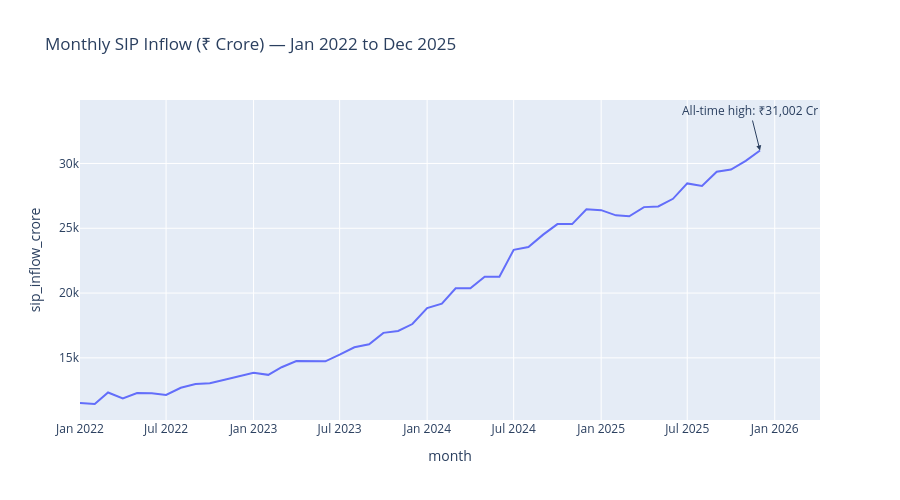

This figure's notebook cell:
### Code cell
sip["month"] = pd.to_datetime(sip["month"])
sip_sorted = sip.sort_values("month")

fig = px.line(
    sip_sorted,
    x="month",
    y="sip_inflow_crore",
    title="Monthly SIP Inflow (₹ Crore) — Jan 2022 to Dec 2025"
)

max_row = sip_sorted.loc[sip_sorted["sip_inflow_crore"].idxmax()]
fig.add_annotation(
    x=max_row["month"], y=max_row["sip_inflow_crore"],
    text=f"All-time high: ₹{max_row['sip_inflow_crore']:,.0f} Cr",
    showarrow=True, arrowhead=2, ay=-40
)

fig.update_layout(height=500)
fig.write_image("../sip_inflow_trend.png")
fig.show()

print("Actual peak:", max_row["month"], "-", max_row["sip_inflow_crore"])

### Figure 1 — Plotly figure (JSON) as saved in the notebook; plotly's stock layout.template omitted (floating-point values rounded to 4 significant figures)
{"data": [{"hovertemplate": "month=%{x}<br>sip_inflow_crore=%{y}<extra></extra>", "legendgroup": "", "line": {"color": "#636efa", "dash": "solid"}, "marker": {"symbol": "circle"}, "mode": "lines", "name": "", "orientation": "v", "showlegend": false, "type": "scatter", "x": ["2022-01-01T00:00:00.000000", "2022-02-01T00:00:00.000000", "2022-03-01T00:00:00.000000", "2022-04-01T00:00:00.000000", "2022-05-01T00:00:00.000000", "2022-06-01T00:00:00.000000", "2022-07-01T00:00:00.000000", "2022-08-01T00:00:00.000000", "2022-09-01T00:00:00.000000", "2022-10-01T00:00:00.000000", "2022-11-01T00:00:00.000000", "2022-12-01T00:00:00.000000", "2023-01-01T00:00:00.000000", "2023-02-01T00:00:00.000000", "2023-03-01T00:00:00.000000", "2023-04-01T00:00:00.000000", "2023-05-01T00:00:00.000000", "2023-06-01T00:00:00.000000", "2023-07-01T00:00:00.000000", "2023-08-01T00:00:00.000000", "2023-09-01T00:00:00.000000", "2023-10-01T00:00:00.000000", "2023-11-01T00:00:00.000000", "2023-12-01T00:00:00.000000", "2024-01-01T00:00:00.000000", "2024-02-01T00:00:00.000000", "2024-03-01T00:00:00.000000", "2024-04-01T00:00:00.000000", "2024-05-01T00:00:00.000000", "2024-06-01T00:00:00.000000", "2024-07-01T00:00:00.000000", "2024-08-01T00:00:00.000000", "2024-09-01T00:00:00.000000", "2024-10-01T00:00:00.000000", "2024-11-01T00:00:00.000000", "2024-12-01T00:00:00.000000", "2025-01-01T00:00:00.000000", "2025-02-01T00:00:00.000000", "2025-03-01T00:00:00.000000", "2025-04-01T00:00:00.000000", "2025-05-01T00:00:00.000000", "2025-06-01T00:00:00.000000", "2025-07-01T00:00:00.000000", "2025-08-01T00:00:00.000000", "2025-09-01T00:00:00.000000", "2025-10-01T00:00:00.000000", "2025-11-01T00:00:00.000000", "2025-12-01T00:00:00.000000"], "xaxis": "x", "y": [11517, 11438, 12328, 11863, 12286, 12276, 12140, 12694, 12976, 13040, 13306, 13573, 13856, 13687, 14276, 14749, 14749, 14734, 15245, 15814, 16042, 16928, 17073, 17610, 18838, 19187, 20371, 20371, 21262, 21262, 23332, 23547, 24509, 25323, 25320, 26459, 26400, 25999, 25926, 26632, 26688, 27274, 28464, 28265, 29361, 29529, 30200, 31002], "yaxis": "y"}], "layout": {"annotations": [{"arrowhead": 2, "ay": -40, "showarrow": true, "text": "All-time high: ₹31,002 Cr", "x": "2025-12-01T00:00:00", "y": 31002}], "height": 500, "legend": {"tracegroupgap": 0}, "title": {"text": "Monthly SIP Inflow (₹ Crore) — Jan 2022 to Dec 2025"}, "xaxis": {"anchor": "y", "domain": [0, 1], "title": {"text": "month"}}, "yaxis": {"anchor": "x", "domain": [0, 1], "title": {"text": "sip_inflow_crore"}}}}
